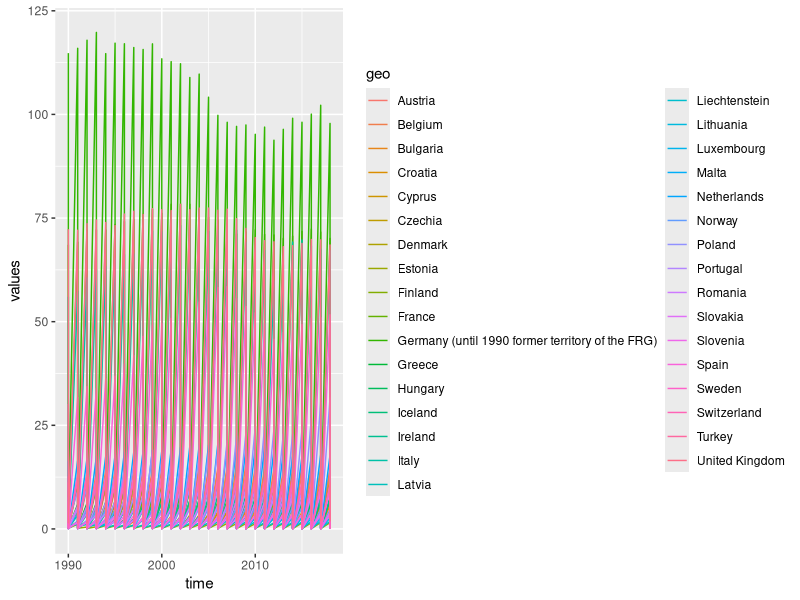
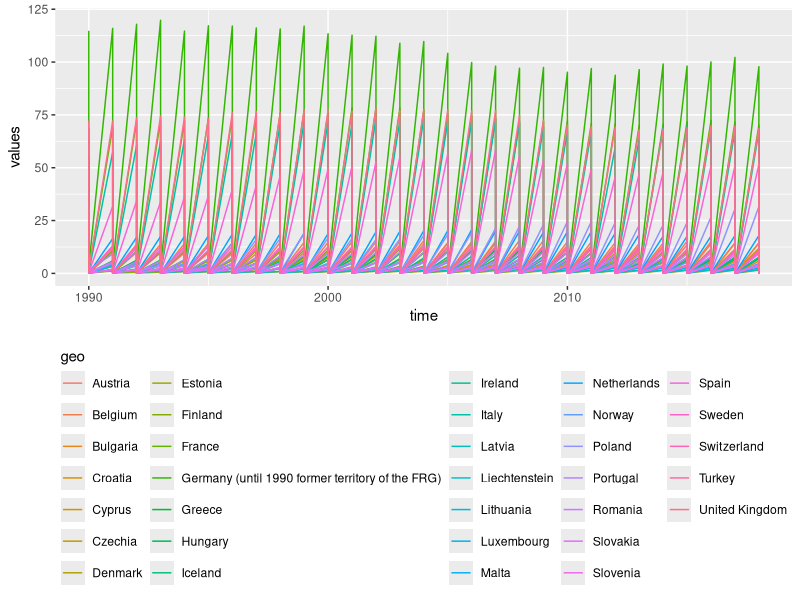
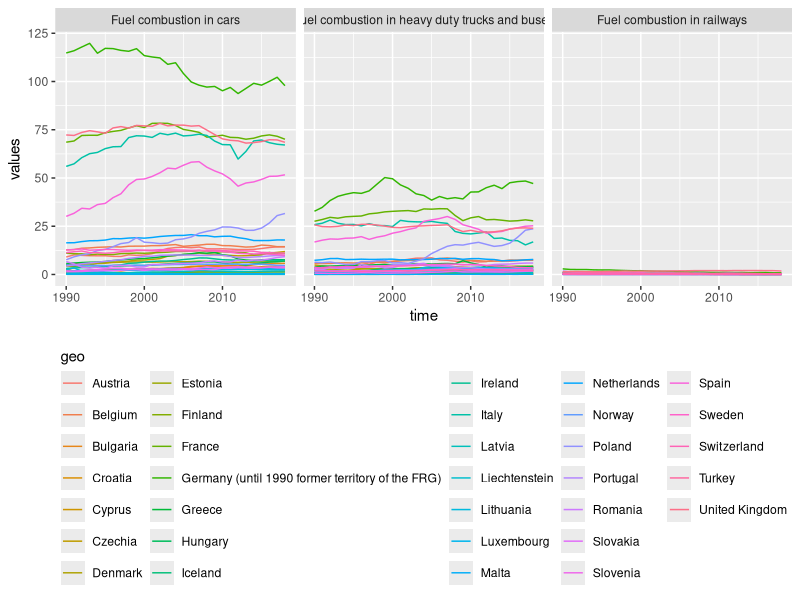
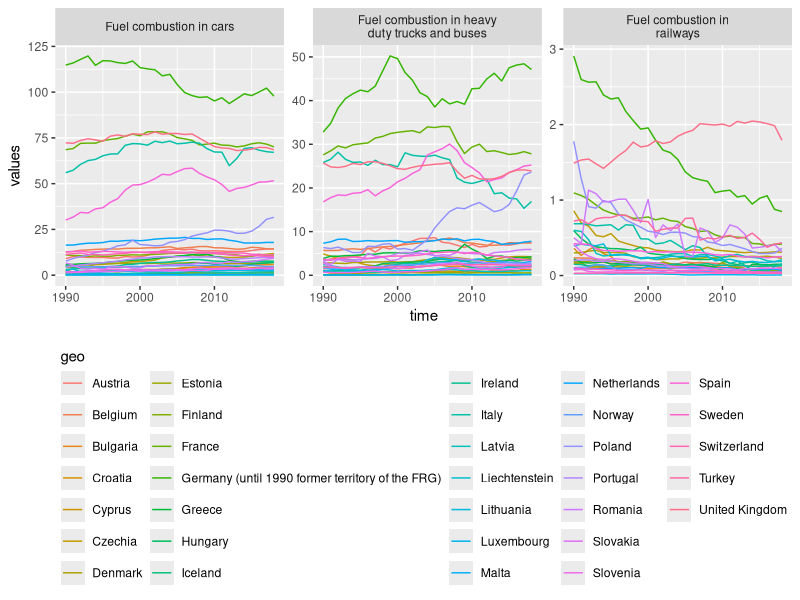
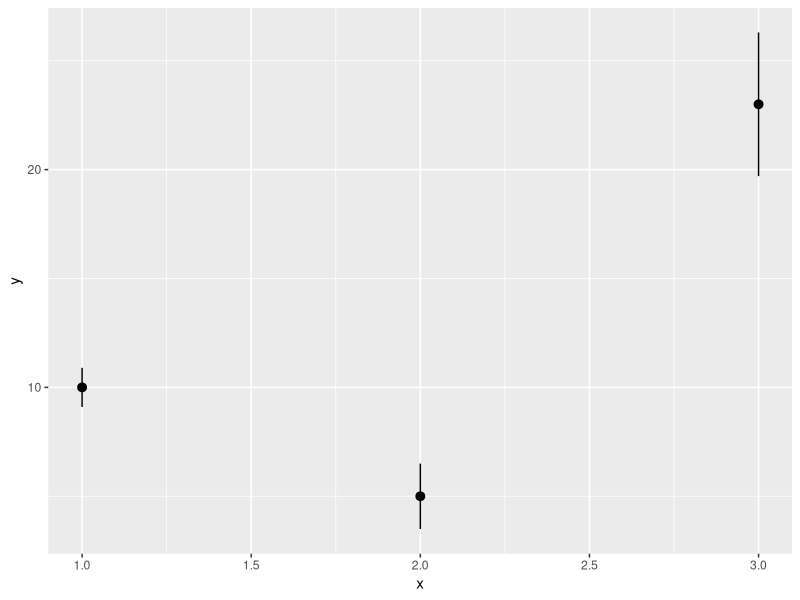
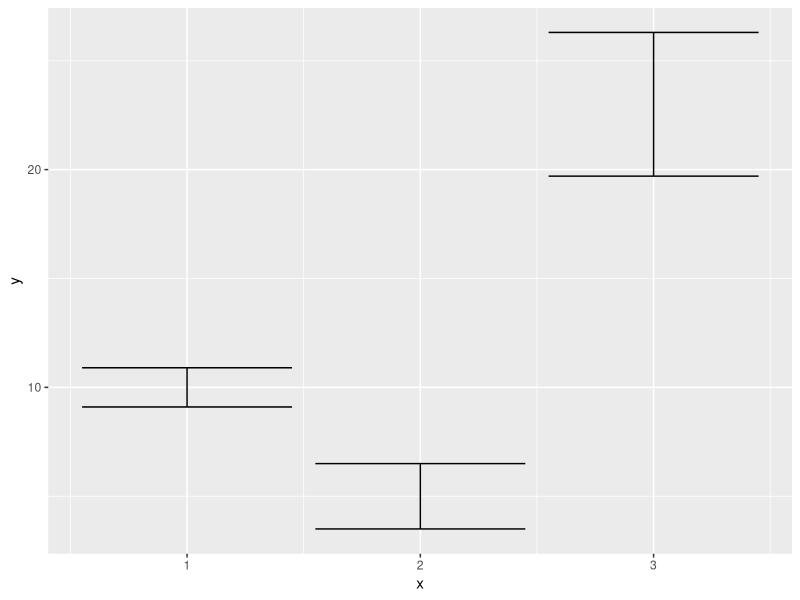
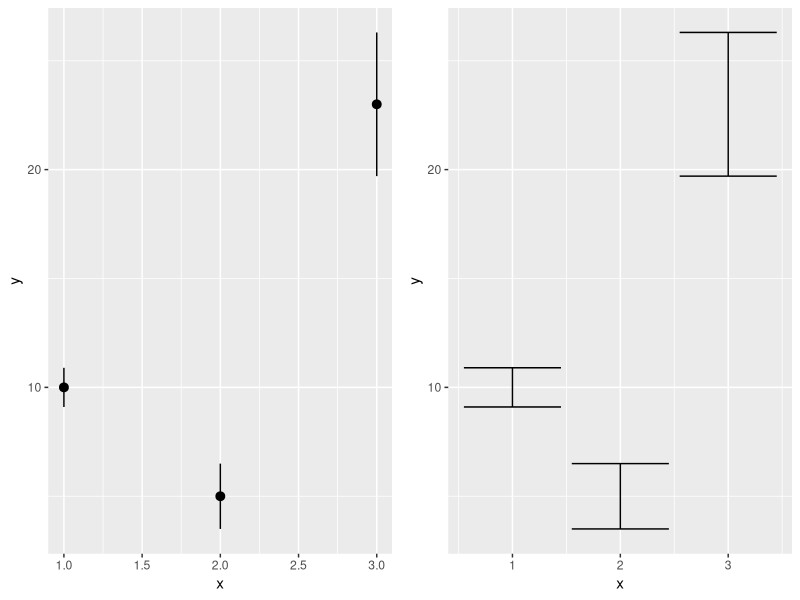
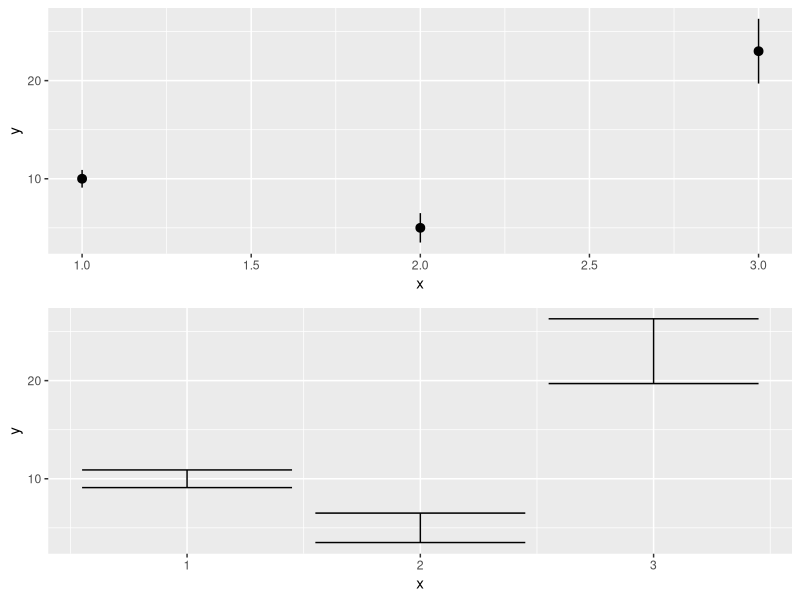

These charts were generated, in order, by the following R code:
## ---- chunk 1
library(tidyverse)
## ---- chunk 2
emissions <- read_delim(file = 'data/emissions.csv', delim = ';')
## ---- chunk 3
emissions
## ---- chunk 4
summary(emissions)
## ---- chunk 5
length(unique(emissions$geo))
## ---- chunk 6
ggplot(data = emissions, mapping = aes(x = time, y = values, colour = geo)) +
  geom_line()
## ---- chunk 7
ggplot(data = emissions, mapping = aes(x = time, y = values, colour = geo)) +
  geom_line() +
  theme(legend.position = "bottom") +
  guides(colour = guide_legend(title.position = "top"))
## ---- chunk 8
unique(emissions$vehicle)
## ---- chunk 9
ggplot(data = emissions, mapping = aes(x = time, y = values, colour = geo)) +
  geom_line() +
  facet_wrap(~vehicle) +
  theme(legend.position = "bottom") +
  guides(colour = guide_legend(title.position = "top"))
## ---- chunk 10
ggplot(data = emissions, mapping = aes(x = time, y = values, colour = geo)) +
  geom_line() +
  facet_wrap(~vehicle, scales = 'free_y', labeller = label_wrap_gen()) +
  theme(legend.position = "bottom") +
  guides(colour = guide_legend(title.position = "top"))
## ---- chunk 11
y <- c(10, 5, 23)
df <- tibble(x = 1:3, y = y, se = c(0.9, 1.5, 3.3))

basis_plot <- ggplot(df, aes(x, y, ymin = y - se, ymax = y + se))
basis_plot + geom_pointrange()
basis_plot + geom_errorbar()
## ---- chunk 12
class(basis_plot)
## ---- chunk 13
library(gridExtra)

p1 <- basis_plot + geom_pointrange()
p2 <- basis_plot + geom_errorbar()

alles <- grid.arrange(p1, p2, nrow = 1)
## ---- chunk 14
alles <- grid.arrange(p1, p2, nrow = 2)
## ---- chunk 15
ggsave(filename = 'Fehlerbalken.pdf', plot = alles, device = 'pdf', width = 7, height = 5)
## ---- chunk 16
library(tidyverse)
beteiligung <- read_delim('data/Wahlbeteiligung.csv', delim = ';')

bet <- ggplot(beteiligung, aes(x = Wahljahr, y = Bundesgebiet)) +
  geom_point() +
  geom_line() +
  labs(x = 'Jahr', y = 'Anteil (%)', title = 'Wahlbeteiligung Bundestagswahl, Bundesgebiet gesamt')

bet
## ---- chunk 17
zweitstimme <- read_delim('data/Zweitstimme_2017.csv', delim = ';')

zweitstimme$Partei <- as_factor(zweitstimme$Partei)

zweit <- ggplot(zweitstimme, aes(x = Partei, y = `Zweitstimme 2017`)) +
  geom_col(fill = c('black', 'red', 'magenta', 'darkgreen', 'yellow', 'blue', 'grey')) +
  labs(x = 'Partei', y = 'Anteil (%)', title = 'Zweitstimme Bundestagswahl 2017')


zweit
## ---- chunk 18
library(gridExtra)

grid.arrange(bet, zweit, nrow = 2, heights = c(3, 3))
